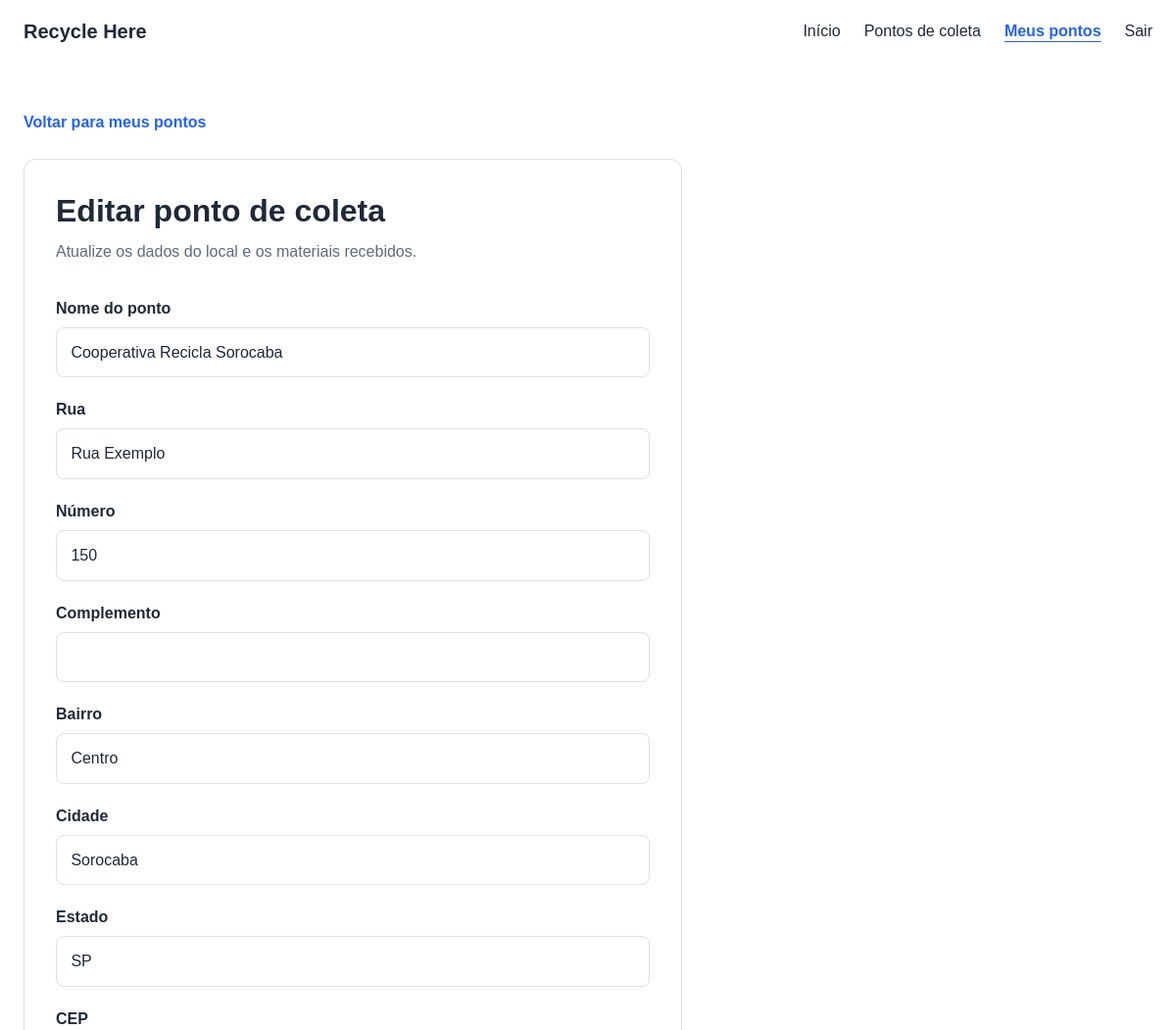
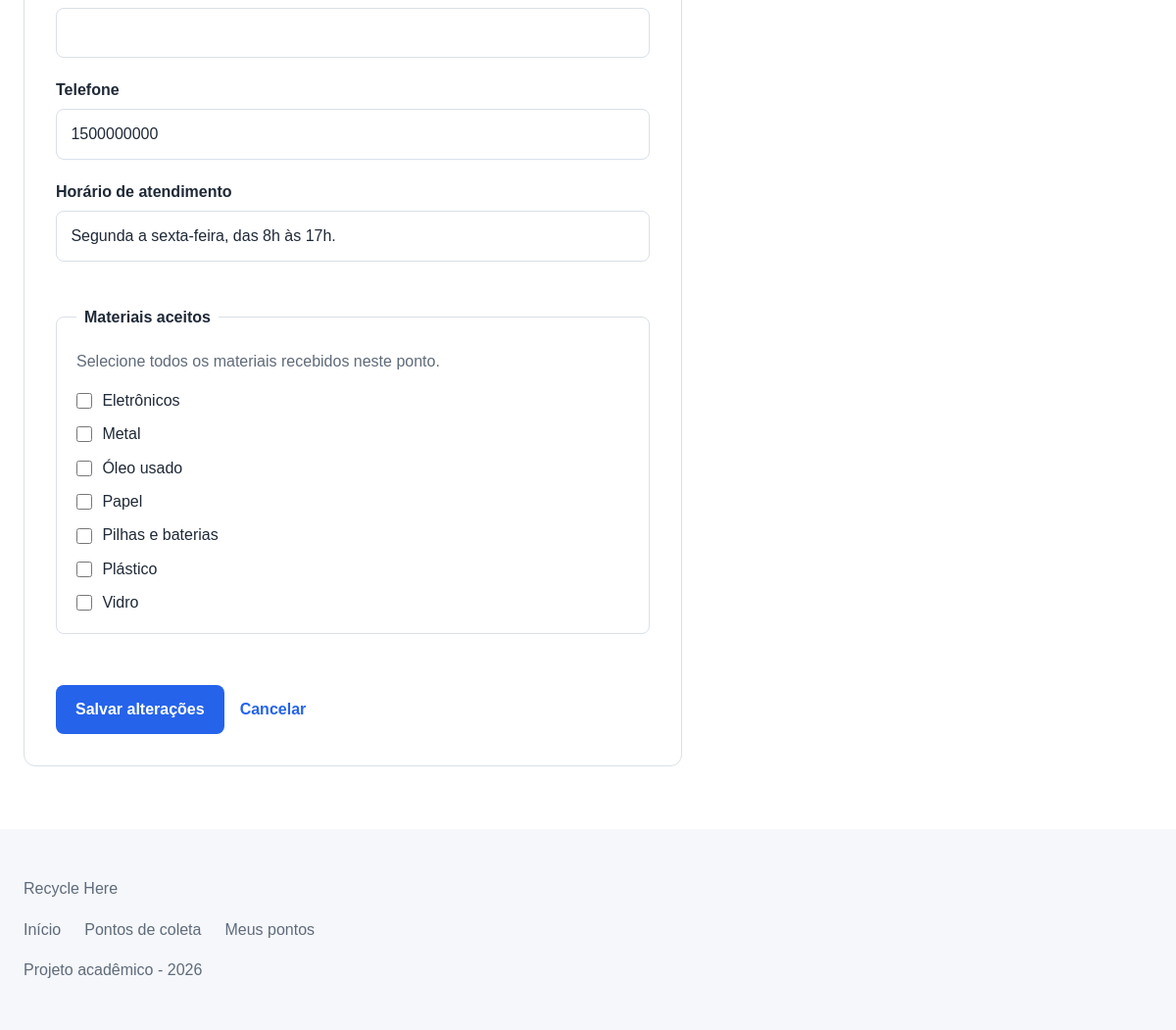
/empresa/pontos/1/editar (signed in), run on the app's committed database (2 pictures, top to bottom).
### tables this page shows
CREATE TABLE IF NOT EXISTS collection_points (
    id INT UNSIGNED AUTO_INCREMENT PRIMARY KEY,
    company_id INT UNSIGNED NOT NULL,
    name VARCHAR(150) NOT NULL,
    street VARCHAR(180) NOT NULL,
    number VARCHAR(20) NOT NULL,
    complement VARCHAR(100) NULL,
    neighborhood VARCHAR(100) NOT NULL,
    city VARCHAR(100) NOT NULL DEFAULT 'Sorocaba',
    state CHAR(2) NOT NULL DEFAULT 'SP',
    zip_code CHAR(8) NULL,
    phone VARCHAR(20) NULL,
    opening_hours VARCHAR(255) NOT NULL,
    active BOOLEAN NOT NULL DEFAULT TRUE,
    created_at TIMESTAMP NOT NULL DEFAULT CURRENT_TIMESTAMP,
    updated_at TIMESTAMP NOT NULL DEFAULT CURRENT_TIMESTAMP ON UPDATE CURRENT_TIMESTAMP,
    CONSTRAINT fk_collection_points_company
        FOREIGN KEY (company_id) REFERENCES companies(id)
        ON DELETE CASCADE
        ON UPDATE CASCADE,
    INDEX idx_collection_points_company (company_id),
    INDEX idx_collection_points_location (city, neighborhood),
    INDEX idx_collection_points_active (active)
);

CREATE TABLE IF NOT EXISTS materials (
    id INT UNSIGNED AUTO_INCREMENT PRIMARY KEY,
    name VARCHAR(80) NOT NULL UNIQUE,
    slug VARCHAR(80) NOT NULL UNIQUE,
    description VARCHAR(255) NULL,
    active BOOLEAN NOT NULL DEFAULT TRUE,
    created_at TIMESTAMP NOT NULL DEFAULT CURRENT_TIMESTAMP,
    updated_at TIMESTAMP NOT NULL DEFAULT CURRENT_TIMESTAMP ON UPDATE CURRENT_TIMESTAMP
);

### app/Views/company/points/edit.php (the view, shortened to what the rows shown need)
<?php
$old = $old ?? [];
$materials = $materials ?? [];
$selectedMaterials =
    $old['materials'] ?? [];
?>
<!DOCTYPE html>
<html lang="pt-BR">
<head>
    <link
        rel="stylesheet"
        href="/assets/css/style.css"
    >
</head>
<body>
    <header class="site-header">
        <a
            class="logo"
            href="/"
        >
            Recycle Here
        </a>
        <nav
            class="site-nav"
            id="main-navigation"
            aria-label="Navegação da área da empresa"
        >
            <ul class="nav-list">
                <li>
                    <a href="/">
                        Início
                    </a>
                </li>
                <li>
                    <a href="/pontos">
                        Pontos de coleta
                    </a>
                </li>
                <li>
                    <a
                        href="/empresa/pontos"
                        aria-current="page"
                    >
                        Meus pontos
                    </a>
                </li>
                <li>
                    <form
                        class="nav-logout-form"
                        action="/logout"
                        method="post"
                    >
                        <button
                            class="nav-logout-button"
                            type="submit"
                        >
                            Sair
                        </button>
                    </form>
                </li>
            </ul>
        </nav>
    </header>
    <main class="form-page">
        <a
            class="back-link"
            href="/empresa/pontos"
        >
            Voltar para meus pontos
        </a>
        <section
            class="form-section"
            aria-labelledby="edit-point-title"
        >
            <header class="section-header">
                <h1 id="edit-point-title">
                    Editar ponto de coleta
                </h1>
                <p>
                    Atualize os dados do local
                    e os materiais recebidos.
                </p>
            </header>
            <form
                action="/empresa/pontos/<?= (int) $pointId ?>/editar"
                method="post"
            >
                <div class="form-group">
                    <label for="name">
                        Nome do ponto
                    </label>
                    <input
                        type="text"
                        id="name"
                        name="name"
                        maxlength="150"
                        value="<?= htmlspecialchars(
                            (string) ($old['name'] ?? ''),
                            ENT_QUOTES,
                            'UTF-8'
                        ) ?>"
                        required
                    >
                </div>
                <div class="form-group">
                    <label for="street">
                        Rua
                    </label>
                    <input
                        type="text"
                        id="street"
                        name="street"
                        maxlength="180"
                        value="<?= htmlspecialchars(
                            (string) ($old['street'] ?? ''),
                            ENT_QUOTES,
                            'UTF-8'
                        ) ?>"
                        required
                    >
                </div>
                <div class="form-group">
                    <label for="number">
                        Número
                    </label>
                    <input
                        type="text"
                        id="number"
                        name="number"
                        maxlength="20"
                        value="<?= htmlspecialchars(
                            (string) ($old['number'] ?? ''),
                            ENT_QUOTES,
                            'UTF-8'
                        ) ?>"
                        required
                    >
                </div>
                <div class="form-group">
                    <label for="complement">
                        Complemento
                    </label>
                    <input
                        type="text"
                        id="complement"
                        name="complement"
                        maxlength="100"
                        value="<?= htmlspecialchars(
                            (string) ($old['complement'] ?? ''),
                            ENT_QUOTES,
                            'UTF-8'
                        ) ?>"
                    >
                </div>
                <div class="form-group">
                    <label for="neighborhood">
                        Bairro
                    </label>
                    <input
                        type="text"
                        id="neighborhood"
                        name="neighborhood"
                        maxlength="100"
                        value="<?= htmlspecialchars(
                            (string) ($old['neighborhood'] ?? ''),
                            ENT_QUOTES,
                            'UTF-8'
                        ) ?>"
                        required
                    >
                </div>
                <div class="form-group">
                    <label for="city">
                        Cidade
                    </label>
                    <input
                        type="text"
                        id="city"
                        name="city"
                        maxlength="100"
                        value="<?= htmlspecialchars(
                            (string) ($old['city'] ?? ''),
                            ENT_QUOTES,
                            'UTF-8'
                        ) ?>"
                        required
                    >
                </div>
                <div class="form-group">
                    <label for="state">
                        Estado
                    </label>
                    <input
                        type="text"
                        id="state"
                        name="state"
                        maxlength="2"
                        value="<?= htmlspecialchars(
                            (string) ($old['state'] ?? ''),
                            ENT_QUOTES,
                            'UTF-8'
                        ) ?>"
                        required
                    >
                </div>
                <div class="form-group">
                    <label for="zip_code">
                        CEP
                    </label>
                    <input
                        type="text"
                        id="zip_code"
                        name="zip_code"
                        inputmode="numeric"
                        maxlength="9"
                        value="<?= htmlspecialchars(
                            (string) ($old['zip_code'] ?? ''),
                            ENT_QUOTES,
                            'UTF-8'
                        ) ?>"
                    >
                </div>
                <div class="form-group">
                    <label for="phone">
                        Telefone
                    </label>
                    <input
                        type="tel"
                        id="phone"
                        name="phone"
                        maxlength="15"
                        value="<?= htmlspecialchars(
                            (string) ($old['phone'] ?? ''),
                            ENT_QUOTES,
                            'UTF-8'
                        ) ?>"
                    >
                </div>
                <div class="form-group">
                    <label for="opening_hours">
                        Horário de atendimento
                    </label>
                    <input
                        type="text"
                        id="opening_hours"
                        name="opening_hours"
                        maxlength="255"
                        value="<?= htmlspecialchars(
                            (string) ($old['opening_hours'] ?? ''),
                            ENT_QUOTES,
                            'UTF-8'
                        ) ?>"
                        required
                    >
                </div>
                <fieldset class="materials-fieldset">
                    <legend>
                        Materiais aceitos
                    </legend>
                    <p>
                        Selecione todos os materiais
                        recebidos neste ponto.
                    </p>
                    <div class="checkbox-grid">
                        <?php foreach ($materials as $material): ?>
                            <label class="checkbox-option">
                                <input
                                    type="checkbox"
                                    name="materials[]"
                                    value="<?= (int) $material->id ?>"
                                    <?= in_array(
                                        (int) $material->id,
                                        $selectedMaterials,
                                        true
                                    )
                                        ? 'checked'
                                        : ''
                                    ?>
                                >
                                <span>
                                    <?= htmlspecialchars(
                                        $material->name,
                                        ENT_QUOTES,
                                        'UTF-8'
                                    ) ?>
                                </span>
                            </label>
                        <?php endforeach; ?>
                    </div>
                </fieldset>
                <div class="form-actions">
                    <button
                        class="button-primary"
                        type="submit"
                    >
                        Salvar alterações
                    </button>
                    <a
                        class="back-link"
                        href="/empresa/pontos"
                    >
                        Cancelar
                    </a>
                </div>
            </form>
        </section>
    </main>
    <footer class="site-footer">
        <p>
            Recycle Here
        </p>
        <nav aria-label="Navegação do rodapé">
            <ul class="footer-nav">
                <li>
                    <a href="/">
                        Início
                    </a>
                </li>
                <li>
                    <a href="/pontos">
                        Pontos de coleta
                    </a>
                </li>
                <li>
                    <a href="/empresa/pontos">
                        Meus pontos
                    </a>
                </li>
            </ul>
        </nav>
        <p>
            Projeto acadêmico - 2026
        </p>
    </footer>
</body>
</html>

### app/Core/Router.php (shortened to what the rows shown need)
<?php
final class Router
{
    private array $routes = [];
    private function add(
        string $method,
        string $path,
        array|Closure $handler
    ): void {
        $this->routes[] = [
            'method' => $method,
            'path' => $path,
            'handler' => $handler,
        ];
    }
    public function dispatch(
        Request $request
    ): void {
        foreach ($this->routes as $route) {
            if (
                $route['method']
                !==
                $request->method()
            ) {
                continue;
            }
            $pattern =
                $this->createPattern(
                    $route['path']
                );
            if (
                !preg_match(
                    $pattern,
                    $request->path(),
                    $matches
                )
            ) {
                continue;
            }
            $parameters = [];
            foreach (
                $matches
                as $key => $value
            ) {
                if (is_string($key)) {
                    $parameters[] = $value;
                }
            }
            $this->execute(
                $route['handler'],
                $request,
                $parameters
            );
            return;
        }
    }
    private function createPattern(
        string $path
    ): string {
        $pattern = preg_replace(
            '/\{([a-zA-Z_][a-zA-Z0-9_]*)\}/',
            '(?P<$1>[^/]+)',
            $path
        );
        return '#^' . $pattern . '$#';
    }
    private function execute(
        array|Closure $handler,
        Request $request,
        array $parameters
    ): void {
        [$controllerClass, $method] =
            $handler;
        $controller =
            new $controllerClass();
        $controller->{$method}(
            $request,
            ...$parameters
        );
    }
}

### data on the page
collection_points: name "Cooperativa Recicla Sorocaba", street "Rua Exemplo", number "150", neighborhood "Centro", city "Sorocaba", state "SP", phone "1500000000", opening_hours "Segunda a sexta-feira, das 8h às 17h."
materials: name "Eletrônicos"
materials: name "Metal"
materials: name "Óleo usado"
materials: name "Papel"
materials: name "Pilhas e baterias"
materials: name "Plástico"
materials: name "Vidro"
